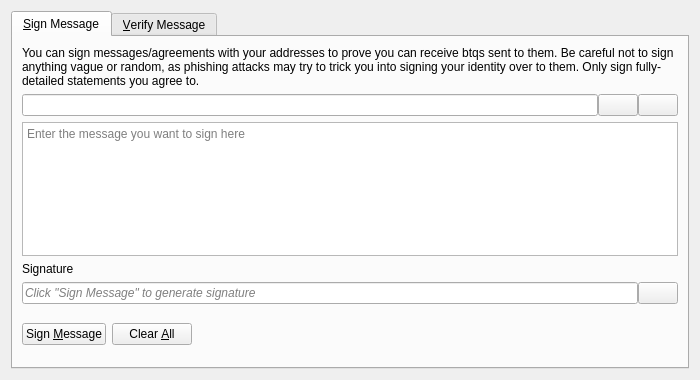
<?xml version="1.0" encoding="UTF-8"?>
<ui version="4.0">
 <class>SignVerifyMessageDialog</class>
 <widget class="QDialog" name="SignVerifyMessageDialog">
  <property name="geometry">
   <rect>
    <x>0</x>
    <y>0</y>
    <width>700</width>
    <height>380</height>
   </rect>
  </property>
  <property name="windowTitle">
   <string>Signatures - Sign / Verify a Message</string>
  </property>
  <property name="modal">
   <bool>true</bool>
  </property>
  <layout class="QVBoxLayout" name="verticalLayout">
   <item>
    <widget class="QTabWidget" name="tabWidget">
     <property name="currentIndex">
      <number>0</number>
     </property>
     <widget class="QWidget" name="tabSignMessage">
      <attribute name="title">
       <string>&amp;Sign Message</string>
      </attribute>
      <layout class="QVBoxLayout" name="verticalLayout_SM">
       <item>
        <widget class="QLabel" name="infoLabel_SM">
         <property name="text">
          <string>You can sign messages/agreements with your addresses to prove you can receive btqs sent to them. Be careful not to sign anything vague or random, as phishing attacks may try to trick you into signing your identity over to them. Only sign fully-detailed statements you agree to.</string>
         </property>
         <property name="textFormat">
          <enum>Qt::PlainText</enum>
         </property>
         <property name="wordWrap">
          <bool>true</bool>
         </property>
        </widget>
       </item>
       <item>
        <layout class="QHBoxLayout" name="horizontalLayout_1_SM">
         <property name="spacing">
          <number>0</number>
         </property>
         <item>
          <widget class="QValidatedLineEdit" name="addressIn_SM">
           <property name="toolTip">
            <string>The BTQ address to sign the message with</string>
           </property>
          </widget>
         </item>
         <item>
          <widget class="QPushButton" name="addressBookButton_SM">
           <property name="toolTip">
            <string>Choose previously used address</string>
           </property>
           <property name="text">
            <string/>
           </property>
           <property name="icon">
            <iconset resource="../btq.qrc">
             <normaloff>:/icons/address-book</normaloff>:/icons/address-book</iconset>
           </property>
           <property name="shortcut">
            <string>Alt+A</string>
           </property>
           <property name="autoDefault">
            <bool>false</bool>
           </property>
          </widget>
         </item>
         <item>
          <widget class="QPushButton" name="pasteButton_SM">
           <property name="toolTip">
            <string>Paste address from clipboard</string>
           </property>
           <property name="text">
            <string/>
           </property>
           <property name="icon">
            <iconset resource="../btq.qrc">
             <normaloff>:/icons/editpaste</normaloff>:/icons/editpaste</iconset>
           </property>
           <property name="shortcut">
            <string>Alt+P</string>
           </property>
           <property name="autoDefault">
            <bool>false</bool>
           </property>
          </widget>
         </item>
        </layout>
       </item>
       <item>
        <widget class="QPlainTextEdit" name="messageIn_SM">
         <property name="toolTip">
          <string>Enter the message you want to sign here</string>
         </property>
         <property name="placeholderText">
          <string>Enter the message you want to sign here</string>
         </property>
        </widget>
       </item>
       <item>
        <widget class="QLabel" name="signatureLabel_SM">
         <property name="text">
          <string>Signature</string>
         </property>
         <property name="textFormat">
          <enum>Qt::PlainText</enum>
         </property>
        </widget>
       </item>
       <item>
        <layout class="QHBoxLayout" name="horizontalLayout_2_SM">
         <property name="spacing">
          <number>0</number>
         </property>
         <item>
          <widget class="QLineEdit" name="signatureOut_SM">
           <property name="placeholderText">
            <string>Click "Sign Message" to generate signature</string>
           </property>
           <property name="font">
            <font>
             <italic>true</italic>
            </font>
           </property>
           <property name="readOnly">
            <bool>true</bool>
           </property>
          </widget>
         </item>
         <item>
          <widget class="QPushButton" name="copySignatureButton_SM">
           <property name="toolTip">
            <string>Copy the current signature to the system clipboard</string>
           </property>
           <property name="text">
            <string/>
           </property>
           <property name="icon">
            <iconset resource="../btq.qrc">
             <normaloff>:/icons/editcopy</normaloff>:/icons/editcopy</iconset>
           </property>
           <property name="autoDefault">
            <bool>false</bool>
           </property>
          </widget>
         </item>
        </layout>
       </item>
       <item>
        <layout class="QHBoxLayout" name="horizontalLayout_3_SM">
         <item>
          <widget class="QPushButton" name="signMessageButton_SM">
           <property name="toolTip">
            <string>Sign the message to prove you own this BTQ address</string>
           </property>
           <property name="text">
            <string>Sign &amp;Message</string>
           </property>
           <property name="icon">
            <iconset resource="../btq.qrc">
             <normaloff>:/icons/edit</normaloff>:/icons/edit</iconset>
           </property>
           <property name="autoDefault">
            <bool>false</bool>
           </property>
          </widget>
         </item>
         <item>
          <widget class="QPushButton" name="clearButton_SM">
           <property name="toolTip">
            <string>Reset all sign message fields</string>
           </property>
           <property name="text">
            <string>Clear &amp;All</string>
           </property>
           <property name="icon">
            <iconset resource="../btq.qrc">
             <normaloff>:/icons/remove</normaloff>:/icons/remove</iconset>
           </property>
           <property name="autoDefault">
            <bool>false</bool>
           </property>
          </widget>
         </item>
         <item>
          <spacer name="horizontalSpacer_1_SM">
           <property name="orientation">
            <enum>Qt::Horizontal</enum>
           </property>
           <property name="sizeHint" stdset="0">
            <size>
             <width>40</width>
             <height>48</height>
            </size>
           </property>
          </spacer>
         </item>
         <item>
          <widget class="QLabel" name="statusLabel_SM">
           <property name="font">
            <font>
             <weight>75</weight>
             <bold>true</bold>
            </font>
           </property>
           <property name="text">
            <string/>
           </property>
           <property name="wordWrap">
            <bool>true</bool>
           </property>
          </widget>
         </item>
         <item>
          <spacer name="horizontalSpacer_2_SM">
           <property name="orientation">
            <enum>Qt::Horizontal</enum>
           </property>
           <property name="sizeHint" stdset="0">
            <size>
             <width>40</width>
             <height>48</height>
            </size>
           </property>
          </spacer>
         </item>
        </layout>
       </item>
      </layout>
     </widget>
     <widget class="QWidget" name="tabVerifyMessage">
      <attribute name="title">
       <string>&amp;Verify Message</string>
      </attribute>
      <layout class="QVBoxLayout" name="verticalLayout_VM">
       <item>
        <widget class="QLabel" name="infoLabel_VM">
         <property name="text">
          <string>Enter the receiver's address, message (ensure you copy line breaks, spaces, tabs, etc. exactly) and signature below to verify the message. Be careful not to read more into the signature than what is in the signed message itself, to avoid being tricked by a man-in-the-middle attack. Note that this only proves the signing party receives with the address, it cannot prove sendership of any transaction!</string>
         </property>
         <property name="textFormat">
          <enum>Qt::PlainText</enum>
         </property>
         <property name="alignment">
          <set>Qt::AlignLeading|Qt::AlignLeft|Qt::AlignTop</set>
         </property>
         <property name="wordWrap">
          <bool>true</bool>
         </property>
        </widget>
       </item>
       <item>
        <layout class="QHBoxLayout" name="horizontalLayout_1_VM">
         <property name="spacing">
          <number>0</number>
         </property>
         <item>
          <widget class="QValidatedLineEdit" name="addressIn_VM">
           <property name="toolTip">
            <string>The BTQ address the message was signed with</string>
           </property>
          </widget>
         </item>
         <item>
          <widget class="QPushButton" name="addressBookButton_VM">
           <property name="toolTip">
            <string>Choose previously used address</string>
           </property>
           <property name="text">
            <string/>
           </property>
           <property name="icon">
            <iconset resource="../btq.qrc">
             <normaloff>:/icons/address-book</normaloff>:/icons/address-book</iconset>
           </property>
           <property name="shortcut">
            <string>Alt+A</string>
           </property>
           <property name="autoDefault">
            <bool>false</bool>
           </property>
          </widget>
         </item>
        </layout>
       </item>
       <item>
        <widget class="QPlainTextEdit" name="messageIn_VM">
          <property name="toolTip">
            <string>The signed message to verify</string>
          </property>
          <property name="placeholderText">
            <string>The signed message to verify</string>
          </property>
        </widget>
       </item>
       <item>
        <widget class="QValidatedLineEdit" name="signatureIn_VM">
          <property name="toolTip">
            <string>The signature given when the message was signed</string>
          </property>
          <property name="placeholderText">
            <string>The signature given when the message was signed</string>
          </property>
        </widget>
       </item>
       <item>
        <layout class="QHBoxLayout" name="horizontalLayout_2_VM">
         <item>
          <widget class="QPushButton" name="verifyMessageButton_VM">
           <property name="toolTip">
            <string>Verify the message to ensure it was signed with the specified BTQ address</string>
           </property>
           <property name="text">
            <string>Verify &amp;Message</string>
           </property>
           <property name="icon">
            <iconset resource="../btq.qrc">
             <normaloff>:/icons/transaction_0</normaloff>:/icons/transaction_0</iconset>
           </property>
           <property name="autoDefault">
            <bool>false</bool>
           </property>
          </widget>
         </item>
         <item>
          <widget class="QPushButton" name="clearButton_VM">
           <property name="toolTip">
            <string>Reset all verify message fields</string>
           </property>
           <property name="text">
            <string>Clear &amp;All</string>
           </property>
           <property name="icon">
            <iconset resource="../btq.qrc">
             <normaloff>:/icons/remove</normaloff>:/icons/remove</iconset>
           </property>
           <property name="autoDefault">
            <bool>false</bool>
           </property>
          </widget>
         </item>
         <item>
          <spacer name="horizontalSpacer_1_VM">
           <property name="orientation">
            <enum>Qt::Horizontal</enum>
           </property>
           <property name="sizeHint" stdset="0">
            <size>
             <width>40</width>
             <height>48</height>
            </size>
           </property>
          </spacer>
         </item>
         <item>
          <widget class="QLabel" name="statusLabel_VM">
           <property name="font">
            <font>
             <weight>75</weight>
             <bold>true</bold>
            </font>
           </property>
           <property name="text">
            <string/>
           </property>
           <property name="wordWrap">
            <bool>true</bool>
           </property>
          </widget>
         </item>
         <item>
          <spacer name="horizontalSpacer_2_VM">
           <property name="orientation">
            <enum>Qt::Horizontal</enum>
           </property>
           <property name="sizeHint" stdset="0">
            <size>
             <width>40</width>
             <height>48</height>
            </size>
           </property>
          </spacer>
         </item>
        </layout>
       </item>
      </layout>
     </widget>
    </widget>
   </item>
  </layout>
 </widget>
 <customwidgets>
  <customwidget>
   <class>QValidatedLineEdit</class>
   <extends>QLineEdit</extends>
   <header>qt/qvalidatedlineedit.h</header>
  </customwidget>
 </customwidgets>
 <resources>
  <include location="../btq.qrc"/>
 </resources>
 <connections/>
</ui>
